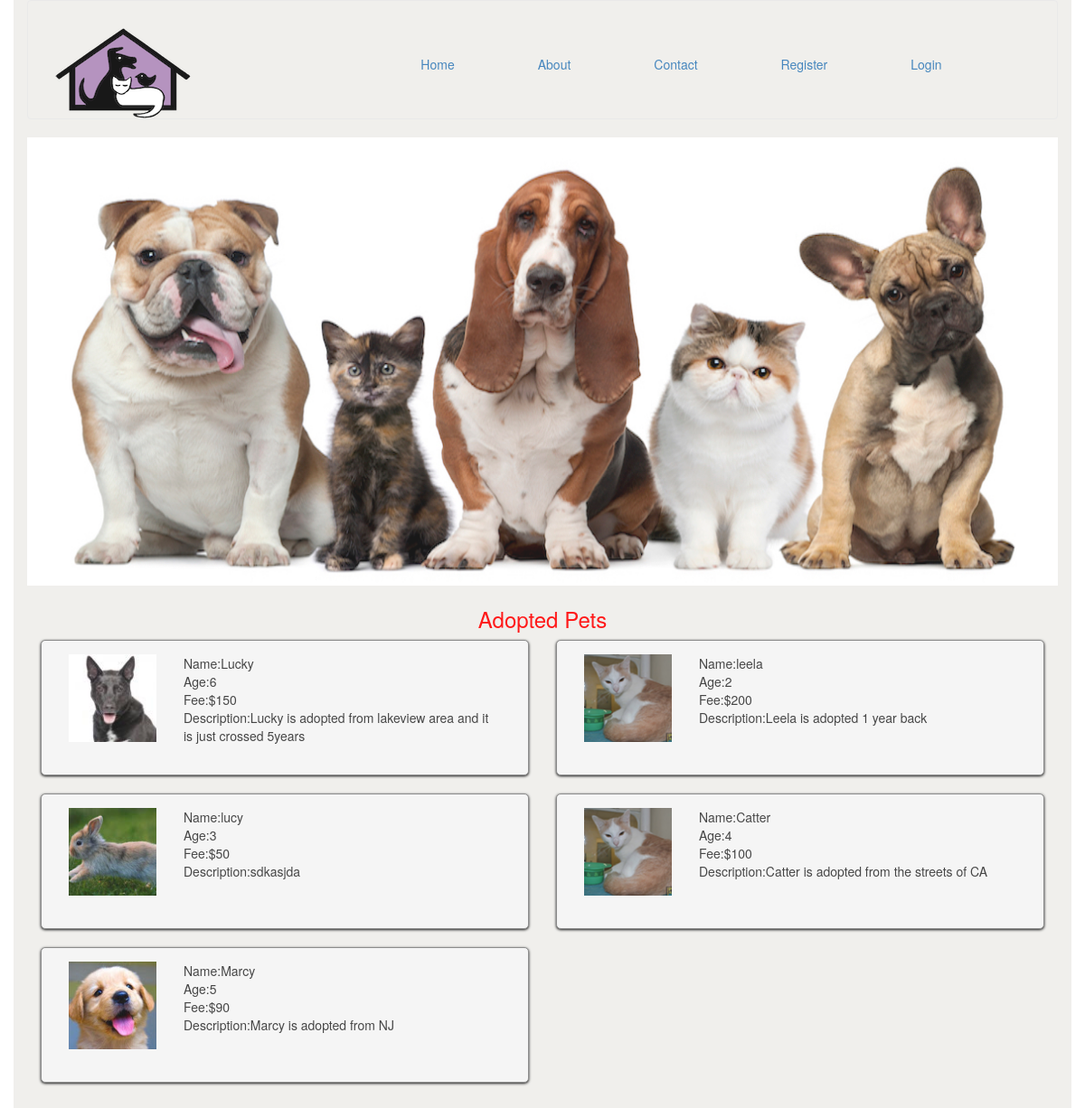
Page /getpets.php on the committed database.
### tables this page shows
CREATE TABLE `pets` (
  `sno` int(11) NOT NULL,
  `p_name` varchar(255) NOT NULL,
  `p_type` varchar(255) NOT NULL,
  `p_age` varchar(255) NOT NULL,
  `p_description` varchar(255) NOT NULL,
  `p_fee` varchar(255) NOT NULL,
  `image` varchar(255) NOT NULL
);

### getpets.php (the view, shortened to what this page needs)
<?php
include("header.php");
    $query="SELECT * FROM pets";
    $result=mysql_query($query);
?>
    <h3 class="text text-center">Adopted Pets</h3>
                <?php
                while($row=mysql_fetch_array($result)){
                ?>
                <div class="col-md-6 col-xs-12">
                <div class="details">
                <div class="col-md-3 col-xs-3">
                <img  class="img-responsive" src="<?php echo $row['image']; ?> "/>
                </div>
                <div class="col-md-9 col-xs-9">
                <p >Name:<?php echo $row['p_name']; ?>   </p>
                <p >Age:<?php echo $row['p_age']; ?>   </p>
                <p >Fee:<?php echo $row['p_fee']; ?>   </p>
                <p >Description:<?php echo $row['p_description']; ?>   </p>
                </div>
                </div>
                </div>
                <?php
                    }
                ?>

### header.php (shortened to what this page needs)
<!DOCTYPE html>
<html>
<head>
	<link href="css/bootstrap.min.css" rel="stylesheet" />
	<link href="yolo.css" rel="stylesheet" />
</head>
<body onload="slides()">
	<div class="container main-box">
		<nav class="navbar navbar-default">
            <div clas="navbar-header">
                <div class="row">
                <div class="col-md-4">
                <div class="navbar-brand logo">
                    <a class="navbar-brand" href="index.php">
                    <img src="images/logo.png" class="img-responsive center-block" alt="Responsive image"></a>
                </div>
                </div>
                <div class="collapse navbar-collapse col-md-8 vcenter" id="first-nav">
			     <ul class="nav nav-pills">
                    <li class="item"><a href="index.php">Home</a></li>
                     <li class="item"><a href="about.php">About</a></li>
                     <li class="item"><a href="contact.php">Contact</a></li>
                    <?php
					if(isset($_SESSION['uname'])){
					?>
				<li><a href="logout.php">Logout(Welcome <?php echo $_SESSION['uname']; ?>)</a></li>
					<?php
					}else{
					?>
				<li class="item"><a href="registration.php">Register</a></li>
				<li class="item"><a href="login.php">Login</a></li>
				<?php
				}
				?>
                 </ul>
                </div>
            </div>
            </div>
        </nav>
    <div class="row  center-block">
        <div id="slideshow" class="slide">
            <img src="images/pets1.jpg" class="img-responsive" style="position: absolute;z-index: 1" />
        </div>
    </div>

### yolo.css (style rules this page uses)
p { margin:0; }
.main-box { background: #EFEEEB; height: auto; opacity: 0.9; padding-bottom: 35px; }
.logo { height: 130px; }
.slide { position: relative; width: 100%; height: 500px; overflow: hidden; }
.vcenter { margin-top: 50px; }
.text { color:red; }
.details { border:1px solid grey; border-radius:5px; box-shadow: 0 1px 3px rgba(0,0,0,25); padding:15px; margin-bottom: 20px; background-color: #f5f5f5; min-height: 150px; }
.item { padding-left:30px; padding-right:30px; }

### rows in the picture
pets: image (picture), p_name "Lucky", p_age "6", p_fee "$150", p_description "Lucky is adopted from lakeview area and it is just crossed 5years"
pets: image (picture), p_name "leela", p_age "2", p_fee "$200", p_description "Leela is adopted 1 year back"
pets: image (picture), p_name "lucy", p_age "3", p_fee "$50", p_description "sdkasjda"
pets: image (picture), p_name "Catter", p_age "4", p_fee "$100", p_description "Catter is adopted from the streets of CA"
pets: image (picture), p_name "Marcy", p_age "5", p_fee "$90", p_description "Marcy is adopted from NJ"
